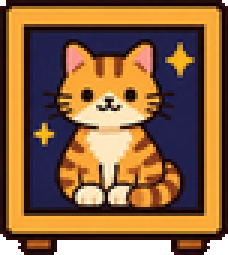
#> input picture art_src/frame_tabby/obj_frame.png, 76 x 85 px (shown 3 times larger)
$ python house_pictures.py
#> lines starting #> are read from the running program, lines starting #| are printed output that depends on the picture
#!/usr/bin/env python3
"""The white cat's two pictures (Jackie, Nov 26: "a portrait painting and one of him just in the room somewhere, maybe a screenshot
for both").
  The bookcase frame (obj_frame*.png): a close portrait, the white cat's sitting pose from the chest up (eyes open, shut for the
  blink, glowing for the glow). The frame and its navy card are kept from the picture as it was (art_src/frame_tabby/); the tipped
  frame is the same picture turned a little.
  The small frame on the wall (in room2.png): a snapshot of the cat on the armchair, cut from a screenshot of the game
  (art_src/house_snapshot.png) and sized to cover the frame's opening.
Run: python3 tools/house_pictures.py"""
import os
from PIL import Image
import numpy as np
ROOT=os.path.dirname(os.path.dirname(os.path.abspath(__file__)));SRC=os.path.join(ROOT,'art_src','frame_tabby')
BOX=(10,11,65,68);NAVY=(33,33,76,255);BUST=(24,0,210,193) # the part of the 235 x 218 sitting pose the portrait shows
WALL=(756,369,875,444) # the wall frame's opening in room2.png
def bust(n):
    im=Image.open(os.path.join(ROOT,'house_cat','cat_%s.png'%n)).convert('RGBA');im=im.crop((BUST[0],im.height-218+BUST[1],BUST[2],im.height-218+BUST[3]))
    w=BOX[2]-BOX[0]+1;k=w/im.width;pm=np.asarray(im).astype(float);pm[...,:3]*=pm[...,3:]/255
    sm=np.asarray(Image.fromarray(pm.astype(np.uint8),'RGBA').resize((w,round(im.height*k)),Image.LANCZOS)).astype(float)
    A=sm[...,3:];rgb=np.where(A>0,sm[...,:3]*255/np.maximum(A,1),0).clip(0,255)
    return Image.fromarray(np.dstack([rgb,np.where(A>=128,255,0)]).astype(np.uint8),'RGBA')
def frame(pose):
#> called with pose = 'sit1'
    f=Image.open(os.path.join(SRC,'obj_frame.png')).convert('RGBA');x0,y0,x1,y1=BOX;f.paste(NAVY,(x0,y0,x1+1,y1+1))
#> in frame, f is the input picture: PIL image 76x85 RGBA; mean R, G, B, A 130.6, 89.2, 55.4, 244.2
#> after `f.paste(NAVY, (x0, y0, x1 + 1, y1 + 1))`:
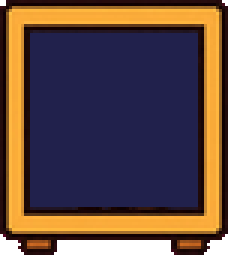
#> f: PIL image 76x85 RGBA (shown 3 times larger); mean R, G, B, A 84.9, 59.7, 56.6, 244.2; transparent parts drawn white
    c=bust(pose);h=y1-y0+1;c=c.crop((0,0,c.width,min(c.height,h+c.height-h))) ;top=y1+1-c.height
    if top<y0:c=c.crop((0,y0-top,c.width,c.height));top=y0
    f.alpha_composite(c,(x0,top));return f
def frames():
    a=frame('sit1');a.save(os.path.join(ROOT,'obj_frame.png'),optimize=True)
    frame('sit2').save(os.path.join(ROOT,'obj_frame_blink.png'),optimize=True);frame('glow').save(os.path.join(ROOT,'obj_frame_glow.png'),optimize=True)
    old=Image.open(os.path.join(SRC,'obj_frame_tilt.png'));t=a.rotate(5,Image.NEAREST,expand=True);t=t.crop(t.getbbox())
    out=Image.new('RGBA',(max(old.width,t.width),max(old.height,t.height)),(0,0,0,0));out.alpha_composite(t,((out.width-t.width)//2,out.height-t.height))
    out.save(os.path.join(ROOT,'obj_frame_tilt.png'),optimize=True)
def wall():
    room=Image.open(os.path.join(ROOT,'room2.png'));x0,y0,x1,y1=WALL
    w,h=x1-x0+1,y1-y0+1;t=Image.open(os.path.join(ROOT,'art_src','house_snapshot.png')).convert('RGB')
    k=max(w/t.width,h/t.height);t=t.resize((round(t.width*k),round(t.height*k)),Image.LANCZOS);ox,oy=(t.width-w)//2,(t.height-h)//2
    room.paste(t.crop((ox,oy,ox+w,oy+h)),(x0,y0));room.save(os.path.join(ROOT,'room2.png'));print('wall opening',x0,y0,w,h)
#> (the run stopped early here; a loop or call above may not have finished)
